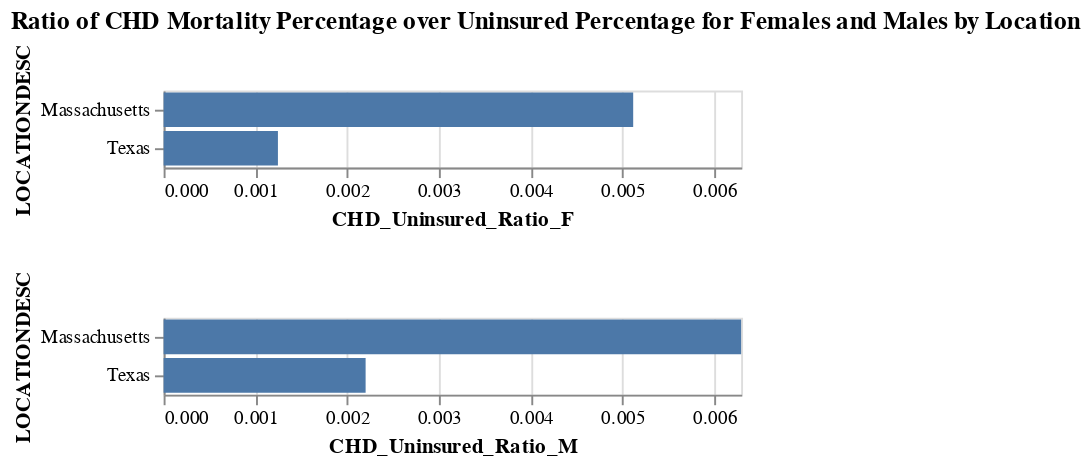

Here is the notebook cell this chart was saved with:
### Markdown cell above
`plot_3` displays bars for the ratio of the percentage of uninsured individuals over the percentage of coronary heart disease (CHD) mortality rates by location and sex, with the `CHD_Uninsured_Ratio_F` values being lower than the corresponding `CHD_Uninsured_Ratio_M` value for both states. This implies that uninsured females are at a relatively lower risk of CHD mortality than uninsured males.

### Code cell
total_data_focus["CHD_Uninsured_Ratio_F"] = total_data_focus['CHDPROP_F'] / total_data_focus['FEMALE_UNINSURED']
total_data_focus["CHD_Uninsured_Ratio_M"] = total_data_focus['CHDPROP_M'] / total_data_focus['MALE_UNINSURED']

plot_3 = alt.Chart(total_data_focus).mark_bar().encode(
    alt.Y("LOCATIONDESC:N"),
    alt.X(alt.repeat('row'), 
          type='quantitative', 
          scale=alt.Scale(domain=[0,max(total_data_focus['CHD_Uninsured_Ratio_F'].max(), total_data_focus['CHD_Uninsured_Ratio_M'].max())]))
).repeat(
  row=['CHD_Uninsured_Ratio_F', 'CHD_Uninsured_Ratio_M',]
).properties(
    title="Ratio of CHD Mortality Percentage over Uninsured Percentage for Females and Males by Location"
)
plot_3

### Figure 1 — Vega-Lite specification as saved in the notebook (floating-point values rounded to 4 significant figures)
{"config": {"view": {"continuousWidth": 300, "continuousHeight": 300}}, "repeat": {"row": ["CHD_Uninsured_Ratio_F", "CHD_Uninsured_Ratio_M"]}, "spec": {"data": {"name": "data-29fe0b4d4c00950df7abfa20eaecddae"}, "mark": {"type": "bar"}, "encoding": {"x": {"field": {"repeat": "row"}, "scale": {"domain": [0, 0.006293]}, "type": "quantitative"}, "y": {"field": "LOCATIONDESC", "type": "nominal"}}}, "title": "Ratio of CHD Mortality Percentage over Uninsured Percentage for Females and Males by Location", "$schema": "https://vega.github.io/schema/vega-lite/v5.8.0.json", "datasets": {"data-29fe0b4d4c00950df7abfa20eaecddae": [{"LOCATIONDESC": "Texas", "FRAC_F": 0.3364, "CHD_DEATHS": 85.9, "CHD_DEATHS_F": 28.89, "CHD_DEATHS_M": 57.01, "CHDPROP": 0.000859, "CHDPROP_F": 0.0002889, "CHDPROP_M": 0.0005701, "ALL_UNINSURED": 0.245, "FEMALE_UNINSURED": 0.232, "MALE_UNINSURED": 0.259, "CHD_Uninsured_Ratio_F": 0.001245, "CHD_Uninsured_Ratio_M": 0.002201}, {"LOCATIONDESC": "Massachusetts", "FRAC_F": 0.3104, "CHD_DEATHS": 51.1, "CHD_DEATHS_F": 15.86, "CHD_DEATHS_M": 35.24, "CHDPROP": 0.000511, "CHDPROP_F": 0.0001586, "CHDPROP_M": 0.0003524, "ALL_UNINSURED": 0.044, "FEMALE_UNINSURED": 0.031, "MALE_UNINSURED": 0.056, "CHD_Uninsured_Ratio_F": 0.005117, "CHD_Uninsured_Ratio_M": 0.006293}]}}
